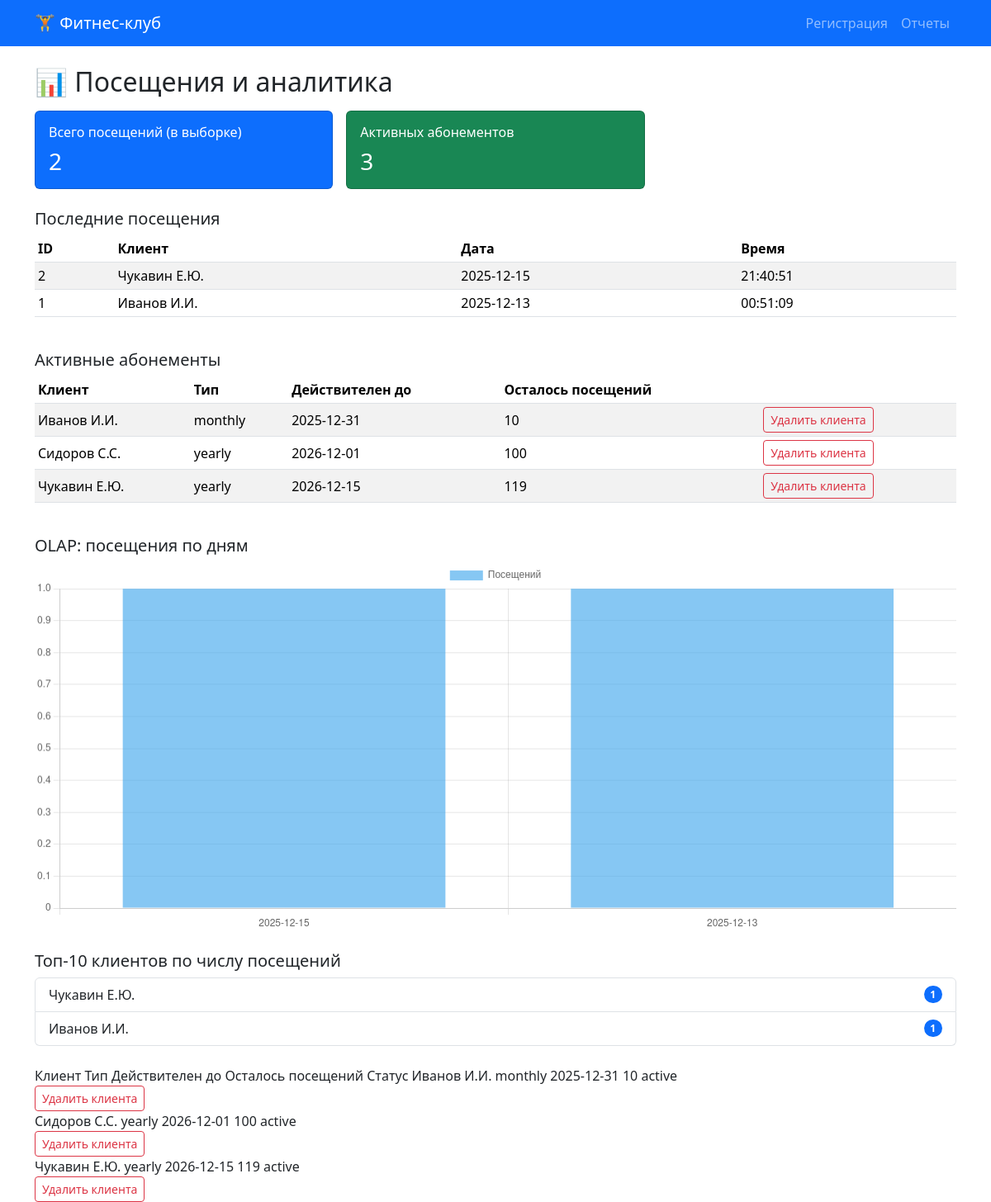
Page /reports on the committed database.
### tables this page shows
CREATE TABLE visits (
        id INTEGER PRIMARY KEY AUTOINCREMENT,
        client_id INTEGER,
        visit_date DATE NOT NULL,
        checkin_time TEXT,
        checkout_time TEXT,
        FOREIGN KEY(client_id) REFERENCES clients(id)
    );

CREATE TABLE clients (
        id INTEGER PRIMARY KEY AUTOINCREMENT,
        name TEXT NOT NULL,
        phone TEXT UNIQUE NOT NULL,
        email TEXT,
        join_date DATE NOT NULL
    );

CREATE TABLE memberships (
        id INTEGER PRIMARY KEY AUTOINCREMENT,
        client_id INTEGER,
        type TEXT CHECK(type IN ('monthly', 'single', 'yearly')),
        start_date DATE NOT NULL,
        end_date DATE NOT NULL,
        visits_left INTEGER DEFAULT 12,
        status TEXT DEFAULT 'active' CHECK(status IN ('active', 'expired')),
        FOREIGN KEY(client_id) REFERENCES clients(id)
    );

### app.py (the view)
@app.route('/reports')
def reports():
    conn = get_db()
    visits = conn.execute("""
        SELECT v.id,
               c.name,
               v.visit_date,
               v.checkin_time
        FROM visits v
        JOIN clients c ON v.client_id = c.id
        ORDER BY v.visit_date DESC, v.checkin_time DESC
        LIMIT 50
    """).fetchall()
    memberships = conn.execute("""
    SELECT c.id AS client_id,
           c.name,
           m.type,
           m.start_date,
           m.end_date,
           m.visits_left,
           m.status
    FROM memberships m
    JOIN clients c ON m.client_id = c.id
    WHERE m.id IN (
        SELECT MAX(id) FROM memberships GROUP BY client_id
    )
    ORDER BY m.end_date
""").fetchall()
    olap_data = conn.execute("""
        SELECT DATE(visit_date) AS visit_date,
               COUNT(*) AS visits_count
        FROM visits
        GROUP BY DATE(visit_date)
        ORDER BY visit_date DESC
        LIMIT 30
    """).fetchall()
    top_clients = conn.execute("""
        SELECT c.name,
               COUNT(v.id) AS visits
        FROM visits v
        JOIN clients c ON v.client_id = c.id
        GROUP BY v.client_id
        ORDER BY visits DESC
        LIMIT 10
    """).fetchall()
    conn.close()
    return render_template(
        'reports.html',
        visits=visits,
        memberships=memberships,
        olap_data=olap_data,
        top_clients=top_clients
    )

### app.py (called while the page is built)
def get_db():
    conn = sqlite3.connect('fitness.db')
    conn.row_factory = sqlite3.Row
    return conn

### templates/reports.html (shortened to what this page needs)
{% extends "base.html" %}
{% block content %}
<h2 class="mb-3">📊 Посещения и аналитика</h2>
<div class="row g-3 mb-4">
  <div class="col-md-4">
    <div class="card text-white bg-primary h-100">
      <div class="card-body">
        <h6 class="card-title">Всего посещений (в выборке)</h6>
        <h3 class="mb-0">{{ visits|length }}</h3>
      </div>
    </div>
  </div>
  <div class="col-md-4">
    <div class="card text-white bg-success h-100">
      <div class="card-body">
        <h6 class="card-title">Активных абонементов</h6>
        <h3 class="mb-0">{{ memberships|length }}</h3>
      </div>
    </div>
  </div>
</div>
<h5>Последние посещения</h5>
<div class="table-responsive mb-4">
  <table class="table table-striped table-sm align-middle">
    <thead>
      <tr>
        <th>ID</th>
        <th>Клиент</th>
        <th>Дата</th>
        <th>Время</th>
      </tr>
    </thead>
    <tbody>
      {% for v in visits %}
      <tr>
        <td>{{ v.id }}</td>
        <td>{{ v.name }}</td>
        <td>{{ v.visit_date }}</td>
        <td>{{ v.checkin_time }}</td>
      </tr>
      {% endfor %}
    </tbody>
  </table>
</div>
<h5>Активные абонементы</h5>
<div class="table-responsive mb-4">
  <table class="table table-striped table-sm align-middle">
    <thead>
      <tr>
        <th>Клиент</th>
        <th>Тип</th>
        <th>Действителен до</th>
        <th>Осталось посещений</th>
        <th></th>
      </tr>
    </thead>
    <tbody>
      {% for m in memberships %}
      <tr>
        <td>{{ m.name }}</td>
        <td>{{ m.type }}</td>
        <td>{{ m.end_date }}</td>
        <td>{{ m.visits_left }}</td>
        <td>
          <form method="POST" action="{{ url_for('delete_client', client_id=m.client_id) }}"
                onsubmit="return confirm('Удалить клиента и все его данные?');">
            <button type="submit" class="btn btn-sm btn-outline-danger">Удалить клиента</button>
          </form>
        </td>
      </tr>
      {% endfor %}
    </tbody>
  </table>
</div>
<h5>OLAP: посещения по дням</h5>
<canvas id="visitsChart" height="120"></canvas>
<h5 class="mt-4">Топ‑10 клиентов по числу посещений</h5>
<ul class="list-group mb-4">
  {% for c in top_clients %}
  <li class="list-group-item d-flex justify-content-between align-items-center">
    {{ c.name }}
    <span class="badge bg-primary rounded-pill">{{ c.visits }}</span>
  </li>
  {% endfor %}
</ul>
<thead>
  <tr>
    <th>Клиент</th>
    <th>Тип</th>
    <th>Действителен до</th>
    <th>Осталось посещений</th>
    <th>Статус</th>
  </tr>
</thead>
<tbody>
  {% for m in memberships %}
  <tr>
    <td>{{ m.name }}</td>
    <td>{{ m.type }}</td>
    <td>{{ m.end_date }}</td>
    <td>{{ m.visits_left }}</td>
    <td>{{ m.status }}</td>
    <td>
      <form method="POST" action="{{ url_for('delete_client', client_id=m.client_id) }}"
            onsubmit="return confirm('Удалить клиента и все его данные?');">
        <button type="submit" class="btn btn-sm btn-outline-danger">Удалить клиента</button>
      </form>
    </td>
  </tr>
  {% endfor %}
</tbody>
<script>
const ctx = document.getElementById('visitsChart').getContext('2d');
const labels = [{% for row in olap_data %}'{{ row.visit_date }}',{% endfor %}];
const data = [{% for row in olap_data %}{{ row.visits_count }},{% endfor %}];
new Chart(ctx, {
  type: 'bar',
  data: {
    labels: labels,
    datasets: [{
      label: 'Посещений',
      data: data,
      backgroundColor: 'rgba(54, 162, 235, 0.6)'
    }]
  },
  options: {
    responsive: true,
    scales: {
      y: {
        beginAtZero: true
      }
    }
  }
});
</script>
{% endblock %}

### templates/base.html (shortened to what this page needs)
<!DOCTYPE html>
<html lang="ru">
<head>
    <link href="https://cdn.jsdelivr.net/npm/bootstrap@5.3.2/dist/css/bootstrap.min.css" rel="stylesheet">
</head>
<body>
<nav class="navbar navbar-expand-lg navbar-dark bg-primary">
  <div class="container">
    <a class="navbar-brand" href="/">🏋️ Фитнес-клуб</a>
    <div class="navbar-nav">
      <a class="nav-link" href="{{ url_for('checkin') }}">Регистрация</a>
      <a class="nav-link" href="{{ url_for('reports') }}">Отчеты</a>
    </div>
  </div>
</nav>
<div class="container mt-4">
  {% block content %}{% endblock %}
</div>
</body>
</html>

### rows in the picture
visits: id "2", name "Чукавин Е.Ю.", visit_date "2025-12-15", checkin_time "21:40:51"
visits: id "1", name "Иванов И.И.", visit_date "2025-12-13", checkin_time "00:51:09"
memberships: name "Иванов И.И.", type "monthly", end_date "2025-12-31", visits_left "10", status "active"
memberships: name "Сидоров С.С.", type "yearly", end_date "2026-12-01", visits_left "100", status "active"
memberships: name "Чукавин Е.Ю.", type "yearly", end_date "2026-12-15", visits_left "119", status "active"
clients: name "Чукавин Е.Ю.", visits "1"
clients: name "Иванов И.И.", visits "1"

### other values in the picture
{{ visits|length }} "2"
{{ memberships|length }} "3"
chart data {{ row.visit_date }} 2025-12-15, 2025-12-13
chart data {{ row.visits_count }} 1, 1
